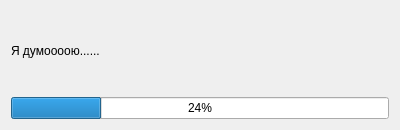
<?xml version="1.0" encoding="UTF-8"?>
<ui version="4.0">
 <class>SettingForm</class>
 <widget class="QWidget" name="SettingForm">
  <property name="geometry">
   <rect>
    <x>0</x>
    <y>0</y>
    <width>400</width>
    <height>130</height>
   </rect>
  </property>
  <property name="minimumSize">
   <size>
    <width>400</width>
    <height>130</height>
   </size>
  </property>
  <property name="maximumSize">
   <size>
    <width>400</width>
    <height>130</height>
   </size>
  </property>
  <property name="windowTitle">
   <string>Виджет 666</string>
  </property>
  <layout class="QGridLayout" name="gridLayout">
   <item row="1" column="0">
    <widget class="QProgressBar" name="progressBar">
     <property name="value">
      <number>24</number>
     </property>
    </widget>
   </item>
   <item row="0" column="0">
    <widget class="QLabel" name="label">
     <property name="text">
      <string>Я думоооою......</string>
     </property>
    </widget>
   </item>
  </layout>
 </widget>
 <resources/>
 <connections/>
</ui>
